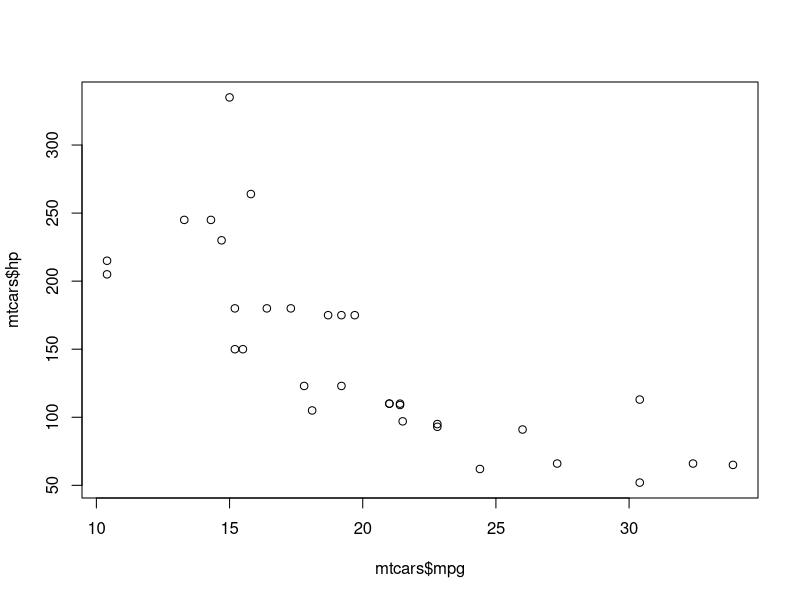
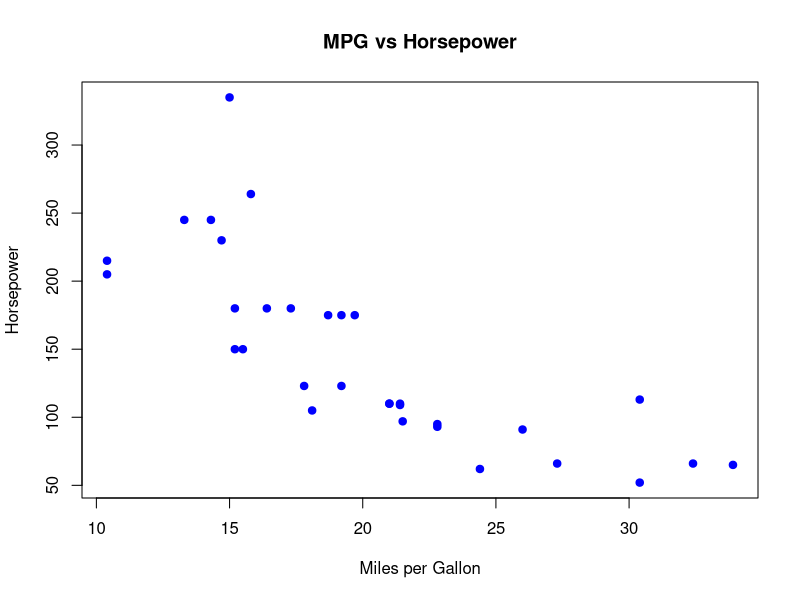
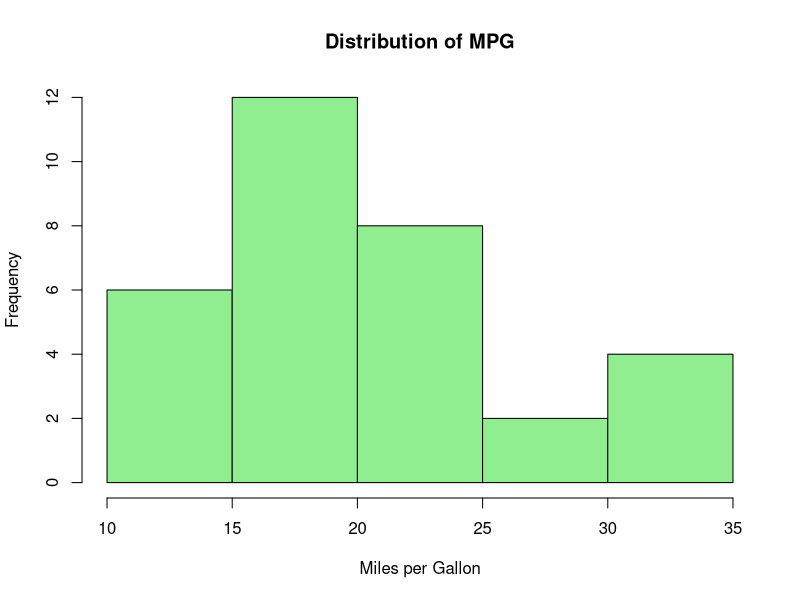
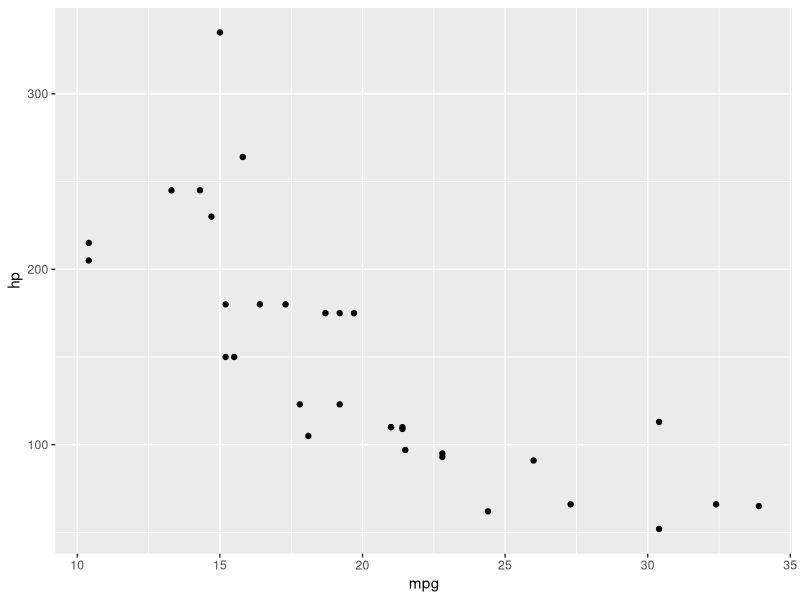
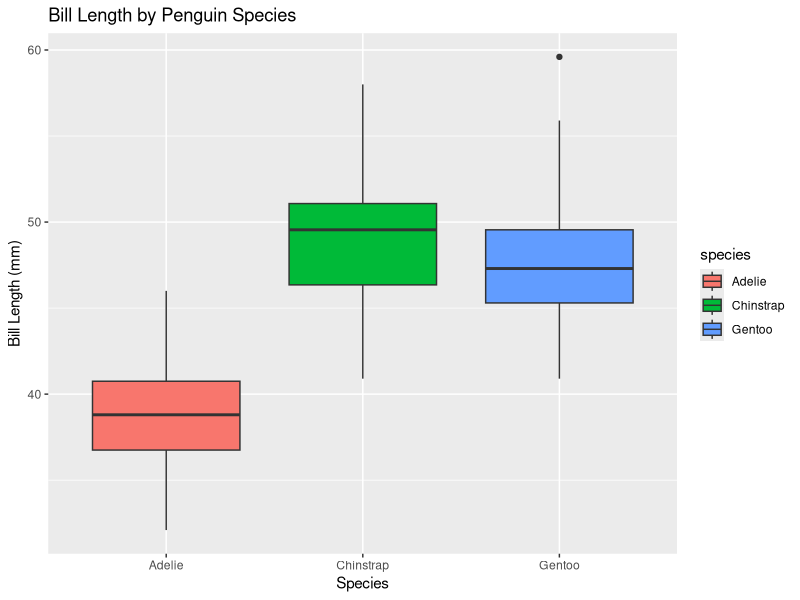
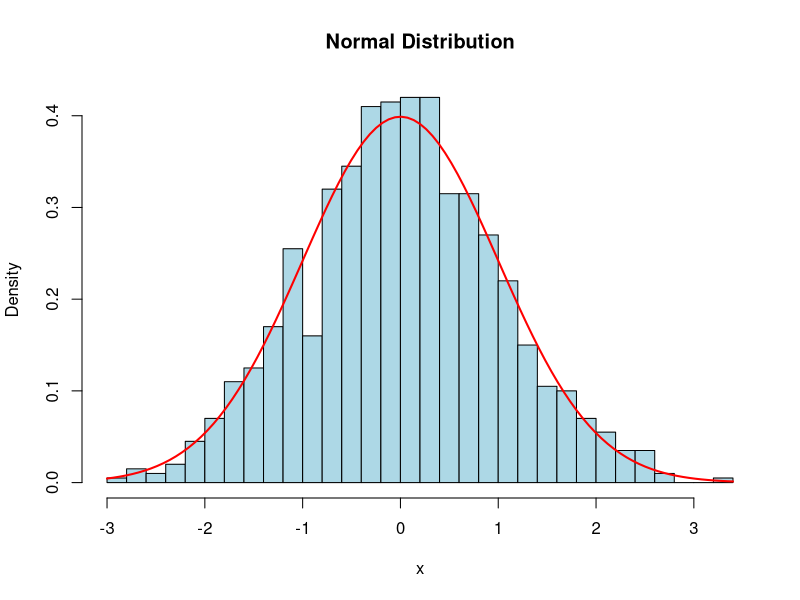

Reproduce these figures in R, in order.
## ---- chunk 1
mtcars
## ---- chunk 2
summary(mtcars)
## ---- chunk 3
plot(mtcars$mpg, mtcars$hp)
## ---- chunk 4
plot(mtcars$mpg, mtcars$hp,
    main = "MPG vs Horsepower",
    xlab = "Miles per Gallon",
    ylab = "Horsepower",
    col = "blue",
    pch = 19)
## ---- chunk 5
hist(mtcars$mpg,
    main = "Distribution of MPG",
    xlab = "Miles per Gallon",
    col = "lightgreen",
    border = "black")
## ---- chunk 6
library(ggplot2)
ggplot(mtcars, aes(x = mpg, y = hp)) + geom_point()
## ---- chunk 7
library(tidyverse)
library(palmerpenguins) #example dataset built in r
## ---- chunk 8
str(penguins) 
head(penguins)
## ---- chunk 9

penguins_clean <- penguins %>%
  mutate(
    bill_ratio = bill_length_mm / bill_depth_mm  # create a new variable
  ) %>%
  drop_na(bill_length_mm, bill_depth_mm, bill_ratio)  # removes rows with NAs

penguins_clean
## ---- chunk 10
penguins_filtered <- penguins_clean %>%
  filter(bill_length_mm > 30)
## ---- chunk 11
ggplot(penguins_filtered, aes(x = species, y = bill_length_mm, fill = species)) +
  geom_boxplot() +
  labs(
    title = "Bill Length by Penguin Species",
    x = "Species",
    y = "Bill Length (mm)"
  )
## ---- chunk 12
set.seed(123)  # for reproducibility

x <- rnorm(1000, mean = 0, sd = 1)
## ---- chunk 13
# Histogram of data
hist(x, breaks = 30, probability = TRUE,
     main = "Normal Distribution", col = "lightblue")

# Density function overlay
curve(dnorm(x, mean = 0, sd = 1), add = TRUE, col = "red", lwd = 2)
## ---- chunk 14
pnorm(1.96, mean = 0, sd = 1)
## ---- chunk 15
qnorm(0.975, mean = 0, sd = 1)
